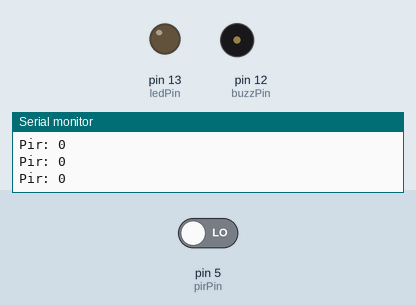
Recording of a sketch running on a simulated Arduino Uno, built with avr-gcc and run on an emulated ATmega328P. On the bench: output pins drawn as LEDs (lit = HIGH), buzzer (waves = sounding, pin HIGH), the last lines printed to the serial monitor. Dashed ring = blinking. Inputs (shaded band) come from the test bench; at power-on: pin 5 (pirPin) LOW.

Above: at 2.8 s.
2.9 s: pin 5 (pirPin) driven HIGH
At 3.3 s:
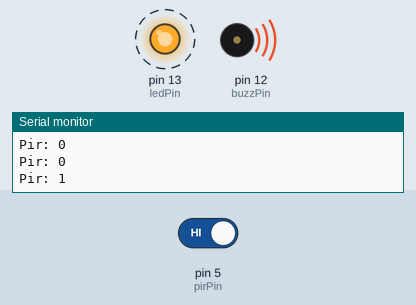
7.0 s: pin 5 (pirPin) driven LOW
At 8.1 s:
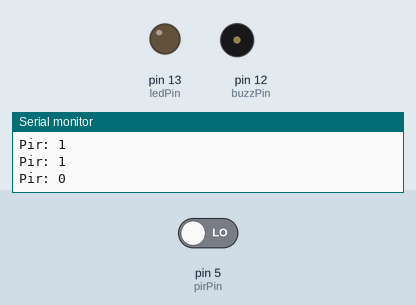
Timing chart, 0 to 10.0 s (numbered marks = the images above; inputs shaded):
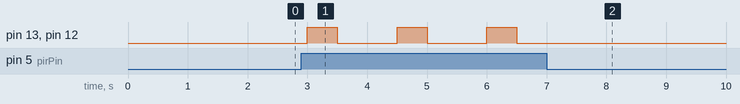

The sketch:

presence-detector.ino
```cpp
/* HC-SR501 Motion Detector */
#define ledPin 13 // D7 // Red LED
#define pirPin 5 // D1 // Input for HC-SR501
#define buzzPin 12 // D6 // Buzzer

int pirValue; // variable to store read PIR Value

void setup()
{
  Serial.begin(9600);

  pinMode(ledPin, OUTPUT);
  pinMode(buzzPin, OUTPUT);
  pinMode(pirPin, INPUT);

  digitalWrite(ledPin, LOW);
  digitalWrite(buzzPin, LOW);
}

void loop()
{
  pirValue = digitalRead(pirPin);
  Serial.print("Pir: ");
  Serial.println(pirValue);

  detect(pirValue);

  delay(1000);
}

void detect(int pirValue){
  if (pirValue == HIGH){
    digitalWrite(buzzPin, HIGH);
    digitalWrite(ledPin, HIGH);
    delay(500);
    digitalWrite(buzzPin, LOW);
    digitalWrite(ledPin, LOW);
  }
}
```

Measured:
- after the input at 2.9 s, pin 13 (ledPin), pin 12 (buzzPin): alternates HIGH for 0.50 s and LOW for 1.0 s, starting after 0.10 s
- after the input at 7.0 s, pin 13 (ledPin), pin 12 (buzzPin): stops changing and stays LOW
